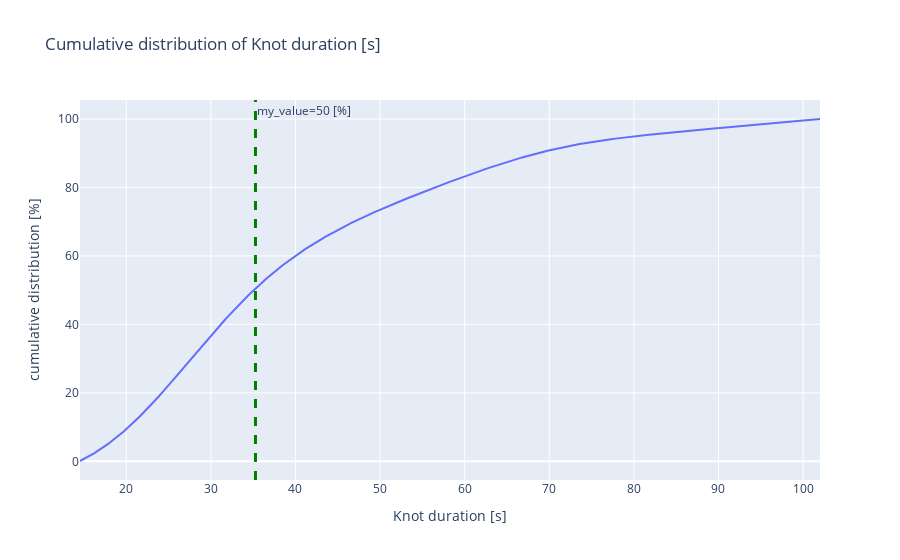

The code cell stored with this chart in its notebook:
### Code cell
# plot cumulative of kde

kde_all = scipy.stats.gaussian_kde(dfst[col_name].dropna())
x = np.linspace(dfst[col_name].min(), dfst[col_name].max(), 1000)
y = kde_all(x)
y_cum = 100* np.cumsum(y) / np.sum(y)
# give me percentile of my_value
percentile = np.interp(my_value, x, y_cum)

fig = px.line(x=x, y=y_cum, title=f"Cumulative distribution of {col_name}", labels={"x": col_name, "y": "cumulative distribution [%]"})
fig.add_vline(x=my_value, line_width=3, line_dash="dash", line_color="green", annotation_text=f"my_value={int(percentile)} [%]", annotation_position="top right")

fig.show()

### Figure 1 — Plotly figure (JSON) as saved in the notebook; plotly's stock layout.template omitted (floating-point values rounded to 4 significant figures; data arrays with more than 128 entries replaced by an {"elided": "..."} marker saying what was removed)
{"data": [{"hovertemplate": "Knot duration [s]=%{x}<br>cumulative distribution [%]=%{y}<extra></extra>", "legendgroup": "", "line": {"color": "#636efa", "dash": "solid"}, "marker": {"symbol": "circle"}, "mode": "lines", "name": "", "orientation": "v", "showlegend": false, "x": {"elided": "1000 float values"}, "xaxis": "x", "y": {"elided": "1000 float values"}, "yaxis": "y", "type": "scatter"}], "layout": {"xaxis": {"anchor": "y", "domain": [0.0, 1.0], "title": {"text": "Knot duration [s]"}}, "yaxis": {"anchor": "x", "domain": [0.0, 1.0], "title": {"text": "cumulative distribution [%]"}}, "legend": {"tracegroupgap": 0}, "title": {"text": "Cumulative distribution of Knot duration [s]"}, "shapes": [{"line": {"color": "green", "dash": "dash", "width": 3}, "type": "line", "x0": 35.28, "x1": 35.28, "xref": "x", "y0": 0, "y1": 1, "yref": "y domain"}], "annotations": [{"showarrow": false, "text": "my_value=50 [%]", "x": 35.28, "xanchor": "left", "xref": "x", "y": 1, "yanchor": "top", "yref": "y domain"}]}}
